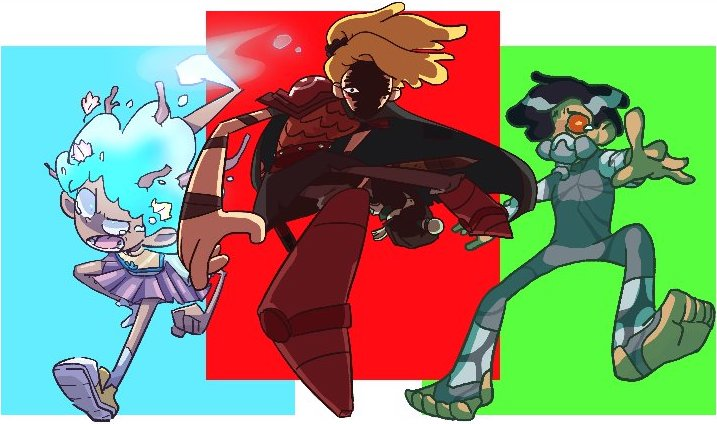
#> input picture ch7/amphibia.jpeg, 717 x 424 px
$ python 3d_histogram.py --image amphibia.jpeg
#> lines starting #> are read from the running program, lines starting #| are printed output that depends on the picture
from mpl_toolkits.mplot3d import Axes3D
import matplotlib.pyplot as plt
import numpy as np
import argparse
import cv2

ap = argparse.ArgumentParser()
ap.add_argument("-i", "--image", required = True, help = "image path")
ap.add_argument("-s", "--size", required = False, help = "size of largest bin",default = 5000)
ap.add_argument("-b", "--bins", required = False, help = "number of bins per color", default = 8)
args = vars(ap.parse_args())

image = cv2.imread(args['image'])
#> image is the input picture: shape (424, 717, 3); mean B, G, R 119.1, 146.9, 139
cv2.imshow('le epic amphibia', image)
cv2.waitKey(0)
size = float(args['size'])
bins = int(args['bins'])

hist = cv2.calcHist([image], [0,1,2], None, [bins,bins,bins], [0,256,0,256,0,256])

print("3D histo shape: %s, with %d values"%(hist.shape, hist.flatten().shape[0]))
#| 3D histo shape: (8, 8, 8), with 512 values

fig = plt.figure()
ax = fig.add_subplot(111,projection="3d")
ratio = size/np.max(hist)
#> ratio = 0.118

for(x,plane) in enumerate(hist):
    for(y,row) in enumerate(plane):
        for(z,col) in enumerate(row):
            if hist[x][y][z] > 0.0:
                siz = ratio * hist[x][y][z]
                rgb = (z/(bins-1),y/(bins-1),x/(bins-1))
                ax.scatter(x,y,z,s=siz,facecolor=rgb)
#> this loop made 8 passes

plt.show()
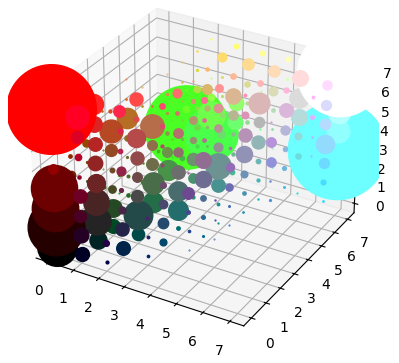
#> figure drawn by matplotlib, 1 panel
